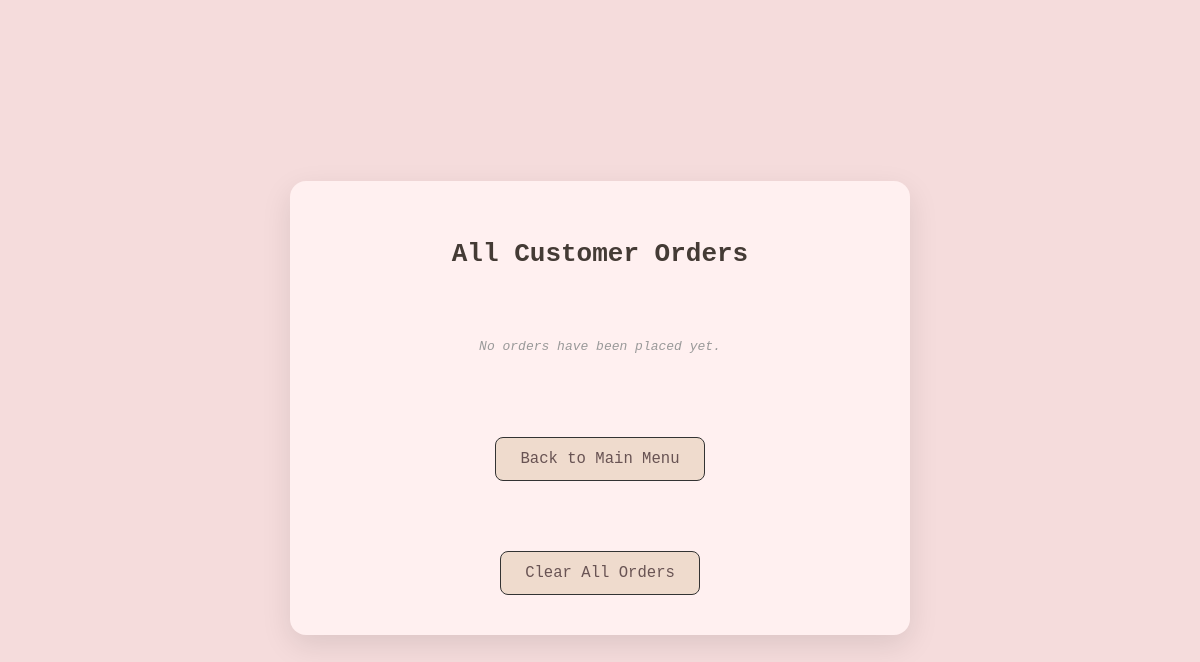
The page /orders on the database as committed earlier.
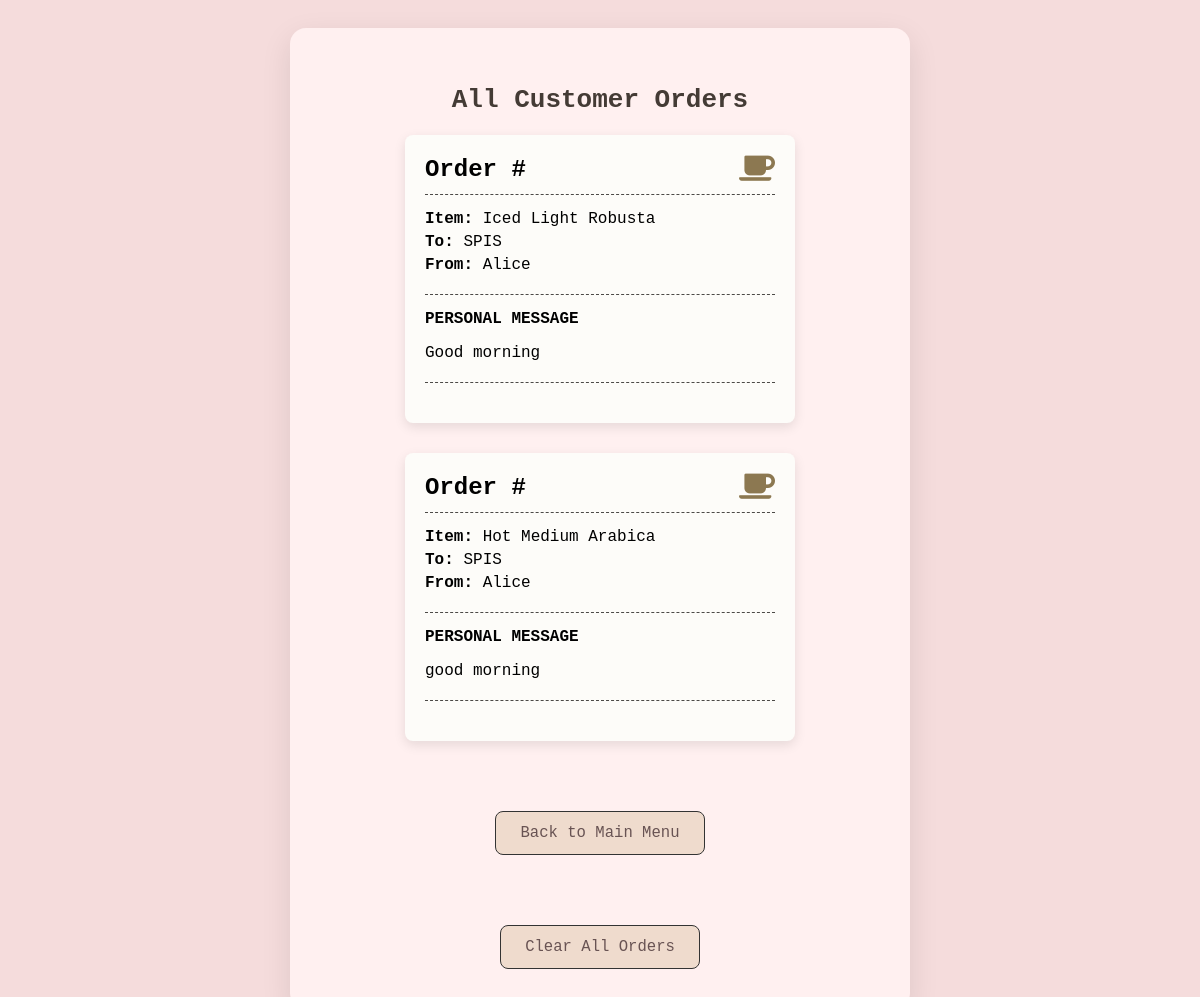
The same page on the database as committed later.
### tables this page shows
CREATE TABLE orders
        (order_id INTEGER PRIMARY KEY AUTOINCREMENT,
        sender_name TEXT NOT NULL,
        recipient_name TEXT NOT NULL,
        item_name TEXT NOT NULL,
        message TEXT NOT NULL);

### app.py (the view)
@app.route('/orders')
def show_orders():
    conn = get_db_connection()
    orders = conn.execute('SELECT * FROM orders').fetchall()
    conn.close()
    return render_template('orders.html', orders=orders)

### app.py (called while the page is built)
def get_db_connection():
    conn = sqlite3.connect('cafe.db')
    conn.row_factory = sqlite3.Row
    return conn

### templates/orders.html (shortened to what this page needs)
<!DOCTYPE html>
<html lang="en">
<head>
    <link rel="stylesheet" href="{{ url_for('static', filename='style.css') }}">
    <link rel="stylesheet" href="https://cdnjs.cloudflare.com/ajax/libs/font-awesome/6.0.0-beta3/css/all.min.css">
</head>
<body>
    <div class="game-container">
        <h1>All Customer Orders</h1>
        <div class="receipt-container">
            {% for order in orders %}
            <div class="order-receipt">
                <div class="receipt-header">
                    <h2>Order #{{ order.id }}</h2>
                    <i class="fas fa-coffee"></i>
                </div>
                <div class="receipt-details">
                    <p><strong>Item:</strong> {{ order.item_name }}</p>
                    <p><strong>To:</strong> {{ order.recipient_name }}</p>
                    <p><strong>From:</strong> {{ order.sender_name }}</p>
                </div>
                <div class="receipt-message">
                    <h3>Personal Message</h3>
                    <p>{{ order.message }}</p>
                </div>
                <div class="dashed-line"></div>
            </div>
            {% else %}
            <p class="no-orders">No orders have been placed yet.</p>
            {% endfor %}
        </div>
        <div class="button-container">
            <a href="{{ url_for('index') }}" class="nav-button">Back to Main Menu</a>
        </div>
        <div class="button-container">
          <a href="{{ url_for('clear_orders') }}" class="nav-button">Clear All Orders</a>
        </div>
    </div>
</body>
</html>

Rows that differ between the two databases and show on the page:
added orders: item_name "Iced Light Robusta", recipient_name "SPIS", sender_name "Alice", message "Good morning"
added orders: item_name "Hot Medium Arabica", recipient_name "SPIS", sender_name "Alice", message "good morning"
Other text that changed with them:
text no longer shown: "No orders have been placed yet."
